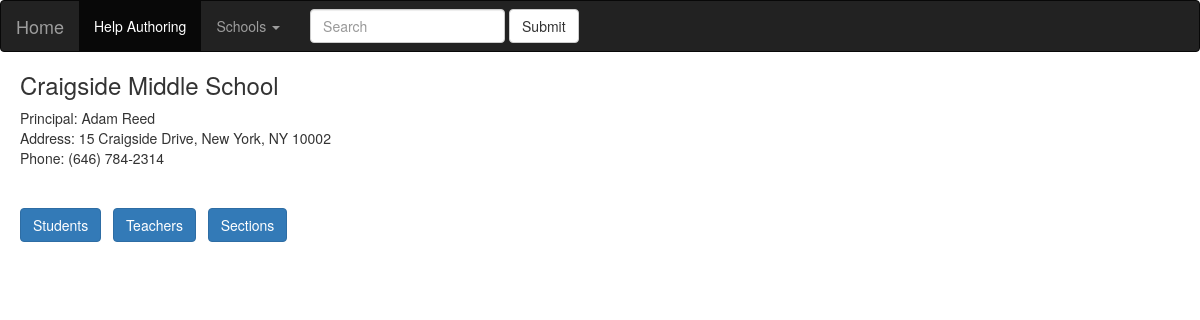
Page /districts/1/schools/2/ on the earlier database version.
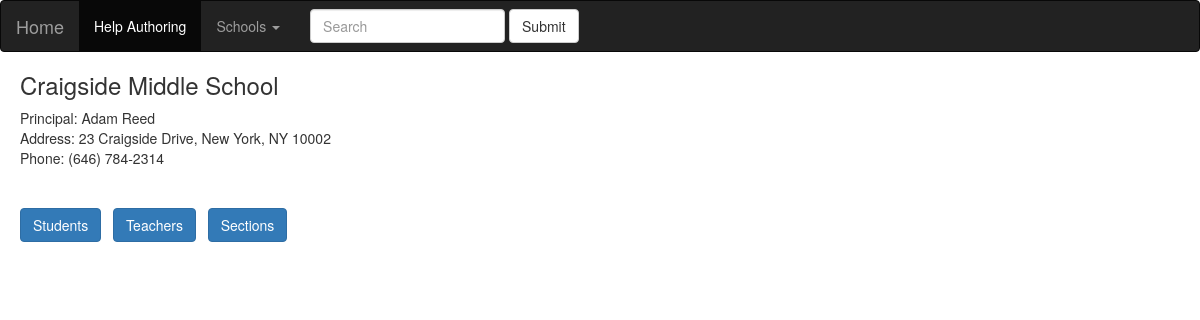
Same page on the later database version.
### database_setup.py (models this page shows, shortened)
class School(Base):
    __tablename__ = 'school'
    id = Column(Integer, primary_key=True)
    name = Column(String(80), nullable=False)
    type = Column(String(250))
    principal = Column(String(250))
    address = Column(String(50))
    city = Column(String(50))
    state = Column(String(50))
    zip = Column(String(50))
    phone = Column(String(50))
    district_id = Column(Integer, ForeignKey('district.id'))
    district = relationship('District')

### schools.py (the view)
@app.route('/districts/<int:district_id>/schools/<int:school_id>/')
def showSchool(district_id, school_id):
    school = session.query(School).filter_by(id=school_id).one()
    students = session.query(Student).filter_by(school_id=school_id).all()
    teachers = session.query(Teacher).filter_by(school_id=school_id).all()
    sections = session.query(Section).filter_by(school_id=school_id).all()
    return render_template('school.html', district_id=district_id, school=school, students=students, teachers=teachers, sections=sections)

### templates/school.html (shortened to what this page needs)
{% extends "base.html" %}
{% block content %}
<h3>{{school.name}}</h3>
<p>Principal: {{school.principal}}<br>
Address: {{school.address}}, {{school.city}}, {{school.state}} {{school.zip}}<br>
Phone: {{school.phone}}</p>
<p>&nbsp;</p>
	<a  class="btn btn-primary" href='{{url_for('showAllStudents', district_id=district_id, school_id=school.id)}}'>Students</a>&nbsp;&nbsp;
	<a  class="btn btn-primary" href='{{url_for('showAllTeachers', district_id=district_id, school_id=school.id)}}'>Teachers</a>&nbsp;&nbsp;
	<a  class="btn btn-primary" href='{{url_for('showAllSections', district_id=district_id, school_id=school.id)}}'>Sections</a>
{% endblock %}

### templates/base.html (shortened to what this page needs)
{% extends "bootstrap/base.html" %}
{% block styles %}
{{super()}}
<link rel="stylesheet" href="{{url_for('.static', filename='styles.css')}}">
{% endblock %}
{% block navbar %}
<nav class="navbar navbar-default navbar-inverse">
  <div class="container-fluid">
    <div class="navbar-header">
      <a class="navbar-brand" href="{{ url_for('showDistricts') }}">Home</a>
    </div>
    <div class="collapse navbar-collapse" id="bs-example-navbar-collapse-1">
      <ul class="nav navbar-nav">
        <li class="active"><a href="{{ url_for('helpTopics') }}">Help Authoring<span class="sr-only">(current)</span></a></li>
        <li class="dropdown">
          <a href="#" class="dropdown-toggle" data-toggle="dropdown" role="button" aria-haspopup="true" aria-expanded="false">Schools <span class="caret"></span></a>
        </li>
      </ul>
      <form class="navbar-form navbar-left" role="search">
        <div class="form-group">
          <input type="text" class="form-control" placeholder="Search">
        </div>
        <button type="submit" class="btn btn-default">Submit</button>
      </form>
    </div>
  </div>
</nav>
<div style="padding-left: 20px">
{% endblock %}

Differences in the rows shown:
changed School "Craigside Middle School": address "15 Craigside Drive" → "23 Craigside Drive"
